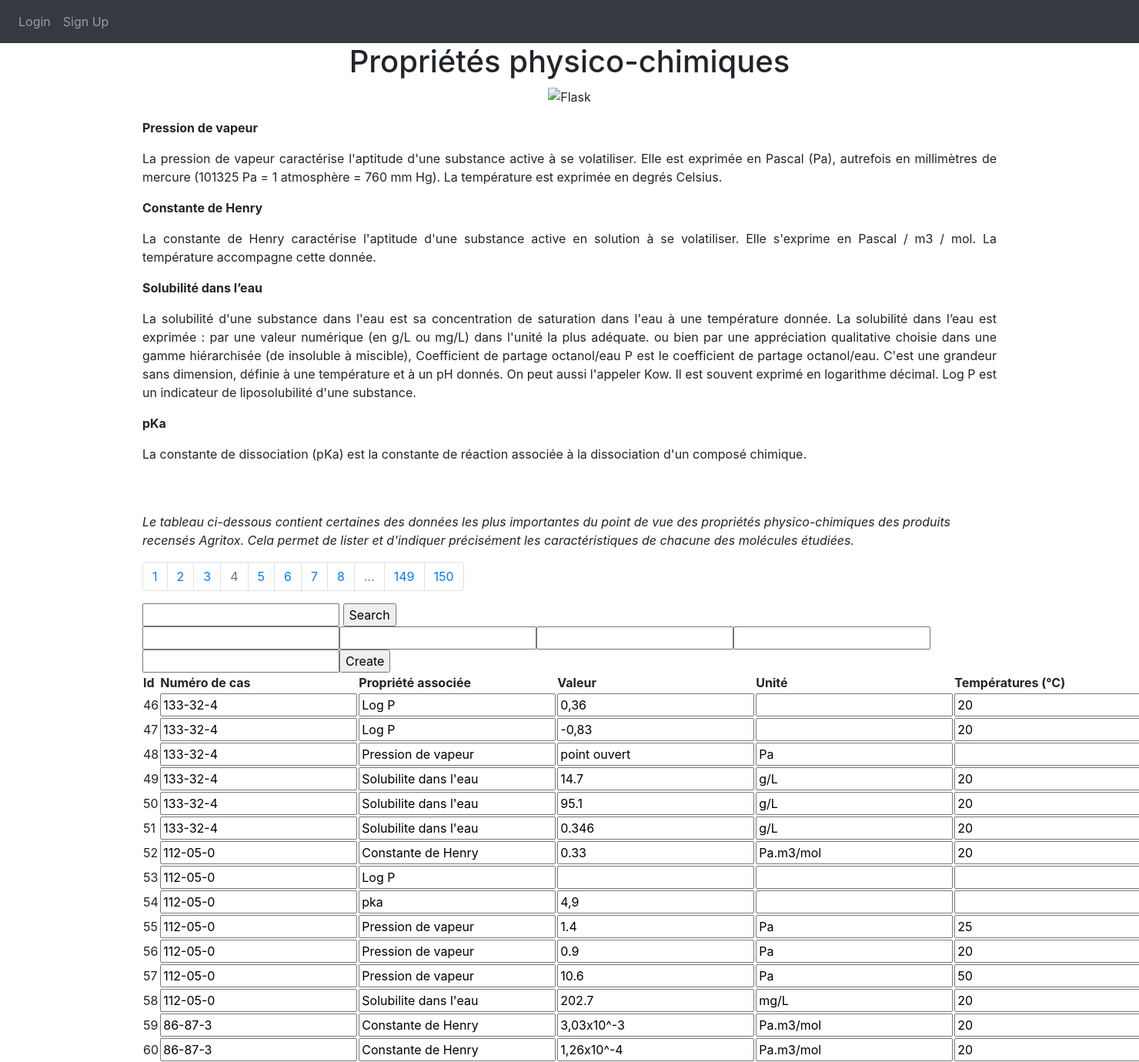
The app's page /proprietespc?page=4 with its own data.
### website/models.py (models this page shows)
class Proprietespc(db.Model):
    __tablename__ = 'proprietespc'
    id = db.Column(db.Integer, primary_key=True)
    numcas = db.Column(db.String(150))
    nomsa = db.Column(db.String(150))
    propriete = db.Column(db.String(150))
    valeur = db.Column(db.String(150))
    unite = db.Column(db.String(150))
    temperatures = db.Column(db.String(150))
    PH = db.Column(db.String(150))
    observation = db.Column(db.String(150))

### website/views.py (the view, shortened to what this page needs)
@views.route('/proprietespc', methods=['GET', 'POST'])
def proprietespc():
    DONNEES_PAR_PAGES = 15
    page = request.args.get("page", 1)
    if isinstance(page, str) and page.isdigit():
        page = int(page)
    else:
        page = 1
    proprietespcs = Proprietespc.query.paginate(
        page=page,
        per_page=DONNEES_PAR_PAGES
    )
    return render_template('proprietespc.html', user=current_user, proprietespcs=proprietespcs)

### website/templates/proprietespc.html (shortened to what this page needs)
{% extends "base.html" %} {% block title %}Propriétés PC{% endblock %} {% block content
    %}
    <link rel="stylesheet" href="https://maxcdn.bootstrapcdn.com/bootstrap/4.5.2/css/bootstrap.min.css">
    <h1 align="center">Propriétés physico-chimiques</h1>
    <p align="center">
      <img src="https://upload.wikimedia.org/wikipedia/commons/thumb/3/3c/Flask_logo.svg/langfr-1920px-Flask_logo.svg.png" alt="Flask" width="200" height="100">
  </p>
    <p align="justify"><b>
      Pression de vapeur</b></p>
      <p align="justify">
La pression de vapeur caractérise l'aptitude d'une substance active à se volatiliser. Elle est exprimée en Pascal (Pa), autrefois en millimètres de mercure (101325 Pa = 1 atmosphère = 760 mm Hg). La température est exprimée en degrés Celsius.</p>
<p><b>
Constante de Henry</b></p>
<p align="justify">
La constante de Henry caractérise l'aptitude d'une substance active en solution à se volatiliser. Elle s'exprime en Pascal / m3 / mol. La température accompagne cette donnée.
</p>
<p><b>
Solubilité dans l’eau</b></p>
<p align="justify">
La solubilité d'une substance dans l'eau est sa concentration de saturation dans l'eau à une température donnée. La solubilité dans l’eau est exprimée :
par une valeur numérique (en g/L ou mg/L) dans l'unité la plus adéquate.
ou bien par une appréciation qualitative choisie dans une gamme hiérarchisée (de insoluble à miscible),
Coefficient de partage octanol/eau
P est le coefficient de partage octanol/eau. C'est une grandeur sans dimension, définie à une température et à un pH donnés. On peut aussi l'appeler Kow. Il est souvent exprimé en logarithme décimal.
Log P est un indicateur de liposolubilité d'une substance.
</p>
<p><b>
pKa</b></p>
<p align="justify">
La constante de dissociation (pKa) est la constante de réaction associée à la dissociation d'un composé chimique.
    </p>
    <br/>
    <br/>
    <p align="justify center"><i>Le tableau ci-dessous contient certaines des données les plus importantes du point de vue des propriétés physico-chimiques des produits recensés Agritox. Cela permet de lister et d'indiquer précisément les caractéristiques de chacune des molécules étudiées.</i></p>
    <nav aria-label="research-pagination">
      <ul class="pagination">
          {% for page in proprietespcs.iter_pages() %}
          {% if page %}
          {% if page != proprietespcs.page %}
          <li class="page-item">
              <a class="page-link" href="{{url_for('views.proprietespc',  page=page) }}">{{page}}</a>
          </li>
          {% else %}
          <li class="page-item active disabled">
              <a class="page-link">{{page}} <span class="sr-only">(actuelle)</span></a>
          </li>
          {% endif %}
          {% else %}
          <li class="page-item disabled">
              <a class="page-link">...</a>
          </li>
          {% endif %}
          {% endfor %}
      </ul>
    </nav>
    <form method="post">
      <input type="text" name="searchTerm">
      <input type="submit" value="Search" name="searchForm">
    </form>
    <table id="proprietespc" style="width: 100%;">
        <thead>
          <tr>
            <th>Id</th>
            <th>Numéro de cas</th>
            <th>Propriété associée</th>
            <th>Valeur</th>
            <th>Unité</th>
            <th>Températures (°C)</th>
          </tr>
        </thead>
        <tr>
          <form method="post">
          <input type="text" name="numcas">
          <input type="text" name="propriete">
          <input type="text" name="valeur">
          <input type="text" name="unite">
          <input type="text" name="temperatures">
          <input type="submit" value="Create" name="createForm">
          </form>
        </tr>
      {% for proprietespc in proprietespcs.items %}
        <tbody>
          <tr>
            <form method="post">
              <td><input type="hidden" value="{{ proprietespc.id }}" name="proprietespc_to_update">{{ proprietespc.id }}</td>
              <td><input type="text" value="{{ proprietespc.numcas}}" name="numcas"/></td>
              <td><input type="text" value="{{ proprietespc.propriete}}" name="propriete"/></td>
              <td><input type="text" value="{{ proprietespc.valeur}}" name="valeur"/></td>
              <td><input type="text" value="{{ proprietespc.unite}}" name="unite"/></td>
              <td><input type="text" value="{{ proprietespc.temperatures}}" name="temperatures"/></td>
            </form>
          </tr>
        </tbody>
      {% endfor %}
    </table>
    {% endblock %}

### records on screen
Proprietespc: id "46", numcas "133-32-4", propriete "Log P", valeur "0,36", temperatures "20"
Proprietespc: id "47", numcas "133-32-4", propriete "Log P", valeur "-0,83", temperatures "20"
Proprietespc: id "48", numcas "133-32-4", propriete "Pression de vapeur", valeur "point ouvert", unite "Pa"
Proprietespc: id "49", numcas "133-32-4", propriete "Solubilite dans l'eau", valeur "14.7", unite "g/L", temperatures "20"
Proprietespc: id "50", numcas "133-32-4", propriete "Solubilite dans l'eau", valeur "95.1", unite "g/L", temperatures "20"
Proprietespc: id "51", numcas "133-32-4", propriete "Solubilite dans l'eau", valeur "0.346", unite "g/L", temperatures "20"
Proprietespc: id "52", numcas "112-05-0", propriete "Constante de Henry", valeur "0.33", unite "Pa.m3/mol", temperatures "20"
Proprietespc: id "53", numcas "112-05-0", propriete "Log P"
Proprietespc: id "54", numcas "112-05-0", propriete "pka", valeur "4,9"
Proprietespc: id "55", numcas "112-05-0", propriete "Pression de vapeur", valeur "1.4", unite "Pa", temperatures "25"
Proprietespc: id "56", numcas "112-05-0", propriete "Pression de vapeur", valeur "0.9", unite "Pa", temperatures "20"
Proprietespc: id "57", numcas "112-05-0", propriete "Pression de vapeur", valeur "10.6", unite "Pa", temperatures "50"
Proprietespc: id "58", numcas "112-05-0", propriete "Solubilite dans l'eau", valeur "202.7", unite "mg/L", temperatures "20"
Proprietespc: id "59", numcas "86-87-3", propriete "Constante de Henry", valeur "3,03x10^-3", unite "Pa.m3/mol", temperatures "20"
Proprietespc: id "60", numcas "86-87-3", propriete "Constante de Henry", valeur "1,26x10^-4", unite "Pa.m3/mol", temperatures "20"

### other values on screen
{{ page }} "1" "2" "3" "5" "6" "7" "8" "149" "150"
{{ page }} "4"
